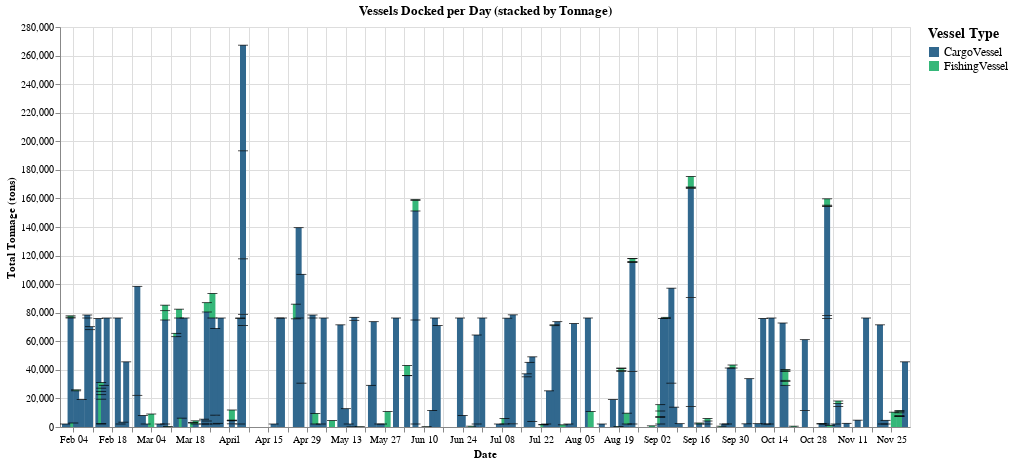

Notebook source saved alongside this figure:
### Markdown cell above
Visualize vessels docked in Harbor

### Code cell
# Handle large datasets
alt.data_transformers.disable_max_rows()

agg = harbor_reports_merged.sort_values(['date', 'target', 'vessel_type'])

# cumulative sum
agg['cum_tonnage'] = agg.groupby(['date', 'target'])['tonnage'].cumsum()
agg['cum_tonnage_prev'] = agg['cum_tonnage'] - agg['tonnage']

city_dropdown = alt.binding_select(
    options=agg['target'].dropna().unique().tolist(),
    name='Harbor: '
)
city_select = alt.selection_point(
    fields=['target'],
    bind=city_dropdown,
    value=agg['target'].dropna().iloc[0]
)

vessel_select = alt.selection_point(
    fields=['vessel_type'],
    bind='legend'
)

# Every bar is a ship segment stacked by tonnage
bars = alt.Chart(agg).mark_bar(size=6).encode(
    x=alt.X('date:T', title='Date'),
    y=alt.Y('cum_tonnage_prev:Q', title='Total Tonnage (tons)'),
    y2='cum_tonnage:Q',
    color=alt.Color(
        'vessel_type:N',
        title='Vessel Type',
        scale=alt.Scale(scheme='viridis'),
        legend=alt.Legend(
            orient="right",
            columns=1,
            title="Vessel Type",
            labelFontSize=12,
            titleFontSize=14
        )
    ),
    opacity=alt.condition(vessel_select, alt.value(1.0), alt.value(0.2)),
    tooltip=[
        alt.Tooltip('date:T', title='Date'),
        alt.Tooltip('name:N', title='Vessel Name'),
        alt.Tooltip('vessel_type:N', title='Vessel Type'),
        alt.Tooltip('flag_country:N', title='Flag Country'),
        alt.Tooltip('company:N', title='Company'),
        alt.Tooltip('tonnage:Q', title='Tonnage'),
        alt.Tooltip('length_overall:Q', title='Length Overall (m)')
    ]
).add_params(
    city_select,
    vessel_select
).transform_filter(
    city_select
)

# Horizontal lines between ship blocks
lines = alt.Chart(agg).mark_tick(
    orient='horizontal',
    color='black',
    size=10,
    thickness=0.7
).encode(
    x='date:T',
    y='cum_tonnage:Q',
    opacity=alt.condition(vessel_select, alt.value(1.0), alt.value(0.2))
).add_params(
    city_select,
    vessel_select
).transform_filter(
    city_select
)

final_chart = alt.layer(bars, lines).properties(
    width=850,
    height=400,
    title='Vessels Docked per Day (stacked by Tonnage)'
).interactive()

final_chart.display()

### Figure 1 — Vega-Lite specification as saved in the notebook (floating-point values rounded to 4 significant figures; data arrays with more than 128 entries replaced by an {"elided": "..."} marker saying what was removed)
{"config": {"view": {"continuousWidth": 300, "continuousHeight": 300}}, "layer": [{"mark": {"type": "bar", "size": 6}, "encoding": {"color": {"field": "vessel_type", "legend": {"columns": 1, "labelFontSize": 12, "orient": "right", "title": "Vessel Type", "titleFontSize": 14}, "scale": {"scheme": "viridis"}, "title": "Vessel Type", "type": "nominal"}, "opacity": {"condition": {"param": "param_75", "value": 1.0}, "value": 0.2}, "tooltip": [{"field": "date", "title": "Date", "type": "temporal"}, {"field": "name", "title": "Vessel Name", "type": "nominal"}, {"field": "vessel_type", "title": "Vessel Type", "type": "nominal"}, {"field": "flag_country", "title": "Flag Country", "type": "nominal"}, {"field": "company", "title": "Company", "type": "nominal"}, {"field": "tonnage", "title": "Tonnage", "type": "quantitative"}, {"field": "length_overall", "title": "Length Overall (m)", "type": "quantitative"}], "x": {"field": "date", "title": "Date", "type": "temporal"}, "y": {"field": "cum_tonnage_prev", "title": "Total Tonnage (tons)", "type": "quantitative"}, "y2": {"field": "cum_tonnage"}}, "name": "view_27", "transform": [{"filter": {"param": "param_74"}}]}, {"mark": {"type": "tick", "color": "black", "orient": "horizontal", "size": 10, "thickness": 0.7}, "encoding": {"opacity": {"condition": {"param": "param_75", "value": 1.0}, "value": 0.2}, "x": {"field": "date", "type": "temporal"}, "y": {"field": "cum_tonnage", "type": "quantitative"}}, "transform": [{"filter": {"param": "param_74"}}]}], "data": {"name": "data-16ea953c982f5850d68547fff59bb6f0"}, "height": 400, "params": [{"name": "param_74", "select": {"type": "point", "fields": ["target"]}, "bind": {"input": "select", "options": ["Haacklee", "Himark", "Paackland", "Port Grove", "South Paackland", "Lomark"], "name": "Harbor: "}, "value": "Haacklee", "views": ["view_27"]}, {"name": "param_75", "select": {"type": "point", "fields": ["vessel_type"]}, "bind": "legend", "views": ["view_27"]}, {"name": "param_76", "select": {"type": "interval", "encodings": ["x", "y"]}, "bind": "scales", "views": ["view_27"]}], "title": "Vessels Docked per Day (stacked by Tonnage)", "width": 850, "$schema": "https://vega.github.io/schema/vega-lite/v5.20.1.json", "datasets": {"data-16ea953c982f5850d68547fff59bb6f0": {"elided": "1697 records"}}}
